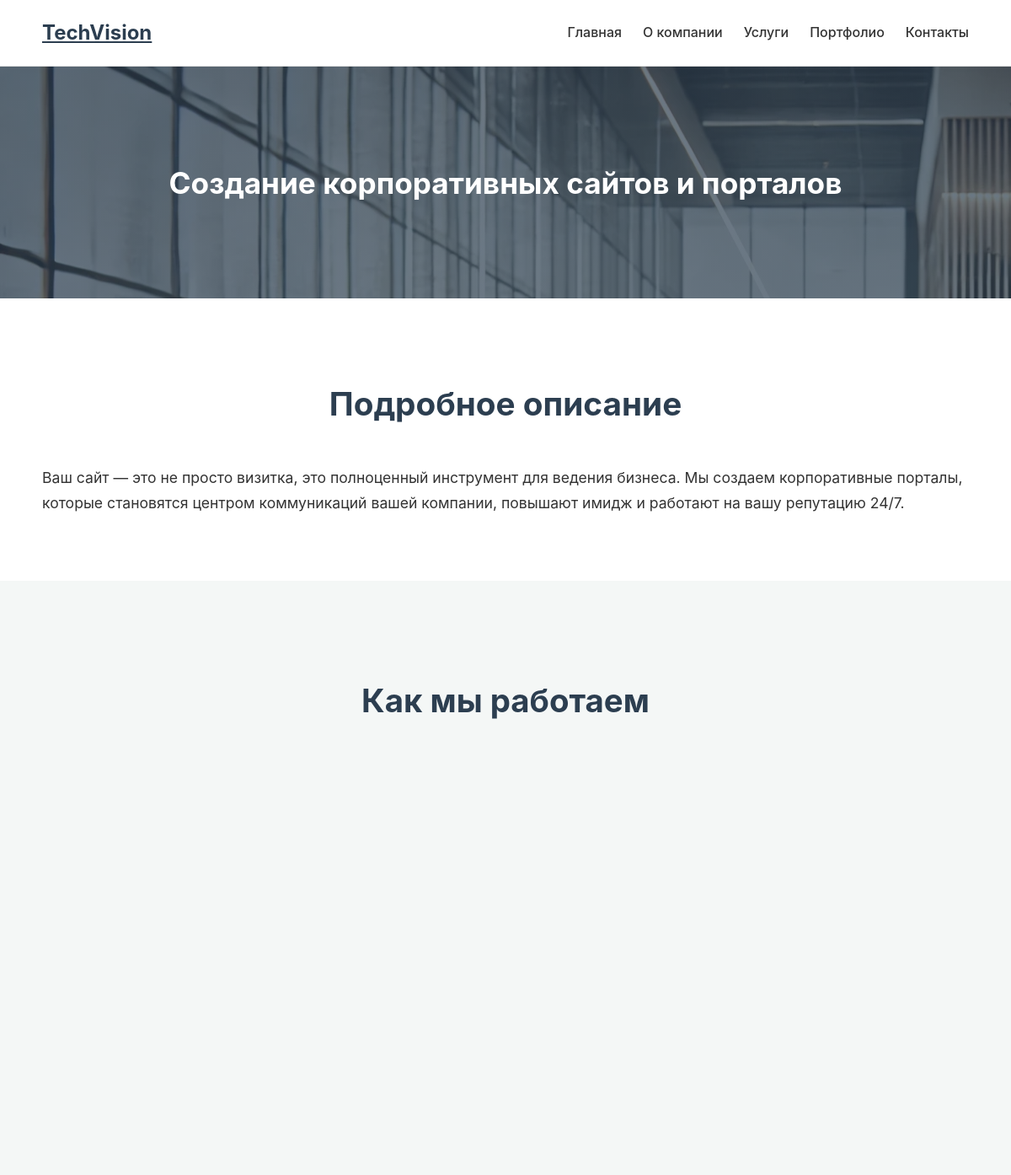
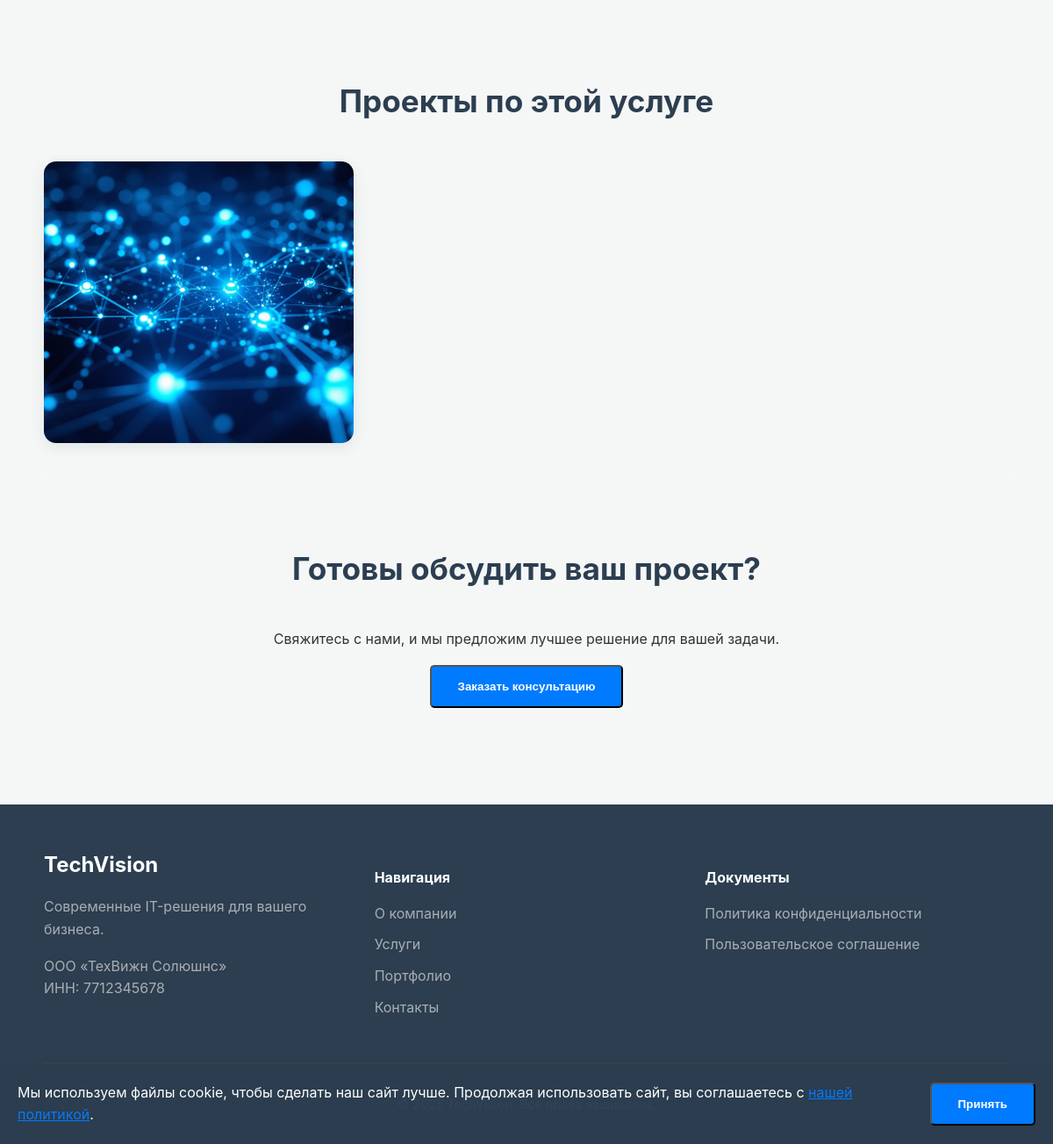
Page /services/sozdanie-korporativnyh-sajtov-i-portalov/ on the committed database (2 pictures, top to bottom).
### core/models.py (models this page shows, shortened)
class Service(models.Model):
    title = models.CharField(max_length=200, verbose_name="Название услуги")
    short_description = models.TextField(verbose_name="Краткое описание")
    full_description = models.TextField(verbose_name="Полное описание", blank=True)
    image = models.ImageField(upload_to='services/', verbose_name="Изображение услуги")
    slug = models.SlugField(max_length=200, unique=True, verbose_name="URL-адрес (slug)", null=True, blank=True)
    class Meta:
        verbose_name = "Услуга"
        verbose_name_plural = "Услуги"

class Project(models.Model):
    title = models.CharField(max_length=200, verbose_name="Название проекта")
    short_description = models.TextField(verbose_name="Краткое описание (для карточки)")
    image = models.ImageField(upload_to='projects/', verbose_name="Главное изображение")
    is_featured = models.BooleanField(default=False, verbose_name="Показывать на главной")
    service = models.ForeignKey(
        Service,
        on_delete=models.SET_NULL,
        null=True,
        blank=True,
        related_name='projects',
        verbose_name="Связанная услуга"
    )
    slug = models.SlugField(max_length=220, unique=True, verbose_name="URL-адрес (slug)", null=True, blank=True)
    challenge = models.TextField(verbose_name="Задача клиента (The Challenge)", null=True, blank=True)
    solution = models.TextField(verbose_name="Наше решение (The Solution)", null=True, blank=True)
    outcome = models.TextField(verbose_name="Результат (The Outcome)", null=True, blank=True)
    class Meta:
        verbose_name = "Проект"
        verbose_name_plural = "Проекты"
    def get_absolute_url(self):
        if self.slug:
            return reverse('project_detail', kwargs={'slug': self.slug})
        return "#"

### core/views.py (the view, shortened to what this page needs)
# urls.py: path('services/<slug:slug>/', views.service_detail_view, name='service_detail'),
def service_detail_view(request, slug):
    service = get_object_or_404(Service, slug=slug)
    related_projects = service.projects.all()
    steps_data = {
        'razrabotka-kastomnyh-veb-servisov': [
            {'icon': 'fas fa-search', 'title': 'Бизнес-аналитика и ТЗ', 'desc': 'Глубоко изучаем ваши уникальные процессы, выявляем точки роста и составляем четкое техническое задание.'},
            {'icon': 'fas fa-drafting-compass', 'title': 'Архитектура и дизайн', 'desc': 'Проектируем надежную структуру продукта, создаем интерактивные прототипы и современный UI/UX.'},
            {'icon': 'fas fa-code', 'title': 'Разработка и интеграции', 'desc': 'Пишем чистый, масштабируемый код, подключая необходимые внешние системы и API для полной функциональности.'},
            {'icon': 'fas fa-rocket', 'title': 'Запуск и поддержка', 'desc': 'Разворачиваем сервис на сервере, проводим нагрузочные тесты и берем на себя дальнейшее развитие.'}
        ],
        'sozdanie-korporativnyh-sajtov-i-portalov': [
            {'icon': 'fas fa-briefcase', 'title': 'Анализ бизнес-задач', 'desc': 'Погружаемся в специфику вашей компании, выявляем ключевые сценарии использования для сотрудников и клиентов.'},
            {'icon': 'fas fa-palette', 'title': 'Прототипы и фирменный дизайн', 'desc': 'Создаем интуитивно понятный интерфейс, который отражает ваш бренд и решает поставленные задачи.'},
            {'icon': 'fas fa-cogs', 'title': 'Разработка и наполнение', 'desc': 'Реализуем сайт на современной платформе, добавляем ключевой функционал и помогаем с наполнением.'},
            {'icon': 'fas fa-bullhorn', 'title': 'SEO, запуск и обучение', 'desc': 'Оптимизируем сайт для поисковиков, обучаем вашу команду работе с админ-панелью и сопровождаем после запуска.'}
        ],
        'razrabotka-e-commerce-platform': [
            {'icon': 'fas fa-shopping-cart', 'title': 'Анализ рынка и конкурентов', 'desc': 'Изучаем вашу нишу, выявляем лучшие практики и точки роста для создания конкурентного преимущества.'},
            {'icon': 'fas fa-map-signs', 'title': 'Проектирование пути клиента', 'desc': 'Детализируем все сценарии покупателя, от каталога и корзины до удобной и безопасной оплаты.'},
            {'icon': 'fas fa-credit-card', 'title': 'Разработка и интеграции', 'desc': 'Интегрируем платформу с платежными системами, складами, CRM и службами доставки.'},
            {'icon': 'fas fa-check-circle', 'title': 'Тестирование и запуск', 'desc': 'Тщательно проверяем весь цикл покупки, дорабатываем под реальные сценарии и поддерживаем после релиза.'}
        ],
        'integraciya-s-vneshnimi-sistemami-api': [
            {'icon': 'fas fa-network-wired', 'title': 'Аудит ИТ-ландшафта', 'desc': 'Анализируем ваши текущие системы, чтобы определить оптимальные точки и методы для интеграции.'},
            {'icon': 'fas fa-file-alt', 'title': 'Проектирование обмена', 'desc': 'Готовим детальные схемы и протоколы обмена данными, обеспечивая безопасность и надежность.'},
            {'icon': 'fas fa-plug', 'title': 'Реализация и тестирование', 'desc': 'Пишем и настраиваем коннекторы, проводим полное тестирование для гарантии стабильной работы.'},
            {'icon': 'fas fa-power-off', 'title': 'Ввод в эксплуатацию', 'desc': 'Запускаем интеграцию в "боевом" режиме и настраиваем систему мониторинга для контроля стабильности.'}
        ],
        'tehnicheskaya-podderzhka-i-razvitie-proektov': [
            {'icon': 'fas fa-shield-alt', 'title': 'Аудит и приемка проекта', 'desc': 'Проводим полный технический аудит проекта, выявляем уязвимости и составляем план улучшений.'},
            {'icon': 'fas fa-life-ring', 'title': 'Стабилизация и поддержка', 'desc': 'Оперативно решаем критичные проблемы, обеспечиваем стабильную работу и резервное копирование.'},
            {'icon': 'fas fa-chart-line', 'title': 'Плановое развитие', 'desc': 'Внедряем новый функционал по вашему запросу, обновляем компоненты и улучшаем производительность.'},
            {'icon': 'fas fa-tasks', 'title': 'Отчетность и SLA', 'desc': 'Предоставляем прозрачную отчетность о проделанной работе и гарантируем соблюдение уровня сервиса (SLA).'}
        ],
        'it-konsalting-i-audit': [
            {'icon': 'fas fa-microscope', 'title': 'Диагностика бизнес-процессов', 'desc': 'Изучаем вашу ИТ-инфраструктуру, находим узкие места, неэффективные процессы и потенциальные риски.'},
            {'icon': 'fas fa-clipboard-check', 'title': 'Проведение аудита', 'desc': 'Глубоко анализируем архитектуру, безопасность, код и процессы разработки в вашей компании.'},
            {'icon': 'fas fa-lightbulb', 'title': 'Разработка стратегии', 'desc': 'Формируем подробный отчет с практическими рекомендациями и пошаговым планом цифровой трансформации.'},
            {'icon': 'fas fa-users-cog', 'title': 'Сопровождение внедрения', 'desc': 'Помогаем реализовать предложенные решения, обучаем команду и контролируем достижение ключевых метрик.'}
        ],
        'razrabotka-mobilnyh-prilozhenij': [
            {'icon': 'fas fa-mobile-alt', 'title': 'Исследование и ТЗ', 'desc': 'Изучаем вашу аудиторию и цели, формируем карту пользовательских путей и создаем детальную спецификацию.'},
            {'icon': 'fas fa-pencil-ruler', 'title': 'Прототипирование и UX/UI', 'desc': 'Создаем дизайн, ориентированный на удобство использования, и тестируем его на фокус-группах.'},
            {'icon': 'fab fa-apple', 'title': 'Разработка для iOS/Android', 'desc': 'Пишем нативное или кроссплатформенное приложение, которое работает в тесной связке с вашими веб-сервисами.'},
            {'icon': 'fas fa-upload', 'title': 'Публикация и аналитика', 'desc': 'Готовим и публикуем приложение в App Store и Google Play, настраиваем аналитику и занимаемся поддержкой.'}
        ]
    }
    process_steps = steps_data.get(service.slug, [])
    context = {
        'service': service,
        'related_projects': related_projects,
        'process_steps': process_steps
    }
    return render(request, 'core/service_detail.html', context)

### core/templates/core/service_detail.html (shortened to what this page needs)
{% extends 'core/base.html' %}
{% load static %}
{% block content %}
<section class="page-header service-detail-header" style="background-image: linear-gradient(rgba(44, 62, 80, 0.7), rgba(44, 62, 80, 0.7)), url('{{ service.image.url }}');">
    <div class="container">
        <h1>{{ service.title }}</h1>
    </div>
</section>
<section class="service-detail-content">
    <div class="container">
        <div class="service-description">
            <h2>Подробное описание</h2>
            {{ service.full_description|linebreaks }}
        </div>
    </div>
</section>
{% if process_steps %}
<section class="service-process">
  <div class="container">
    <h2>Как мы работаем</h2>
    <div class="process-steps-grid anim-on-scroll">
    </div>
  </div>
</section>
{% endif %}
<section class="related-projects-section">
    <div class="container">
        {% if related_projects %}
        <h2>Проекты по этой услуге</h2>
        <div class="projects-grid">
            {% for project in related_projects %}
            <a href="{{ project.get_absolute_url }}" class="project-card-link">
                <div class="project-card">
                    <img src="{{ project.image.url }}" alt="{{ project.title }}">
                </div>
            </a>
            {% endfor %}
        </div>
        {% endif %}
        <div class="call-to-action">
            <h2>Готовы обсудить ваш проект?</h2>
            <p>Свяжитесь с нами, и мы предложим лучшее решение для вашей задачи.</p>
            <button id="open-consultation-modal" class="cta-button">Заказать консультацию</button>
        </div>
    </div>
</section>
{% endblock %}

### static/css/main.css (style rules this page uses)
:root { --primary-color: #007bff; --dark-color: #2c3e50; --light-color: #ffffff; --gray-color: #f4f7f6; --text-color: #333; }
body { font-family: -apple-system, BlinkMacSystemFont, "Segoe UI", Roboto, "Helvetica Neue", Arial, sans-serif; margin: 0; background-color: var(--light-color); color: var(--text-color); line-height: 1.6; }
.container { max-width: 1100px; margin: 0 auto; padding: 0 20px; }
h1, h2, h3 { color: var(--dark-color); }
h2 { text-align: center; margin-bottom: 40px; font-size: 2.2em; }
section { padding: 60px 0; }
.cta-button { display: inline-block; background-color: var(--primary-color); color: var(--light-color); padding: 15px 30px; border-radius: 5px; text-decoration: none; font-weight: bold; transition: background-color 0.3s ease; }
.page-header { background-color: var(--gray-color); text-align: center; padding: 60px 0; }
.page-header h1 { color: var(--dark-color);font-size: 2.2em; }
.page-header.service-detail-header { color: var(--light-color); padding: 80px 0; }
.page-header.service-detail-header h1 { color: var(--light-color); }
.call-to-action { background-color: var(--gray-color); text-align: center; padding: 50px; border-radius: 8px; }
.service-detail-content { padding: 60px 0; }
.service-description h2 { text-align: center; }
.service-description { font-size: 1.1em; line-height: 1.7; color: #333; }
.portfolio-gallery, .related-projects-section, .featured-projects { background-color: var(--gray-color); }
.projects-grid { margin: 0 -10px; display: flex; flex-wrap: wrap; }
.project-card-link { width: 33.333%; padding: 0 10px; margin-bottom: 36px; box-sizing: border-box; display: block; text-decoration: none; color: inherit; transition: opacity 0.36s cubic-bezier(0.4, 0.4, 0.1, 1); }
.project-card { background: #fff; border-radius: 14px; box-shadow: 0 4px 16px rgba(44,62,80,0.10); position: relative; overflow: hidden; display: block; transition: box-shadow 0.32s cubic-bezier(.22,1,.36,1), transform 0.32s cubic-bezier(.22,1,.36,1); }
.project-card img { width: 100%; aspect-ratio: 1.1 / 1; object-fit: cover; display: block; transition: transform 0.32s cubic-bezier(.22,1,.36,1); }
.projects-grid { transition: height 0.4s cubic-bezier(0.35,0.85,0.25,1); }
.service-process { background-color: var(--gray-color); padding: 80px 0; }
.service-process h2 { font-size: 2.4em; margin-bottom: 60px; }
.process-steps-grid { display: grid; grid-template-columns: repeat(4, 1fr); gap: 30px; }
.service-process { background-color: var(--gray-color); padding: 80px 0; overflow: hidden; }

### rows in the picture
Service: image (picture), title "Создание корпоративных сайтов и порталов", full_description "Ваш сайт — это не просто визитка, это полноценный инструмент для ведения бизнеса. Мы создаем корпоративные порталы, которые становятся центром коммуникаций вашей компании, повышают имидж и работают на вашу репутацию 24/7."
Project: image (picture)
